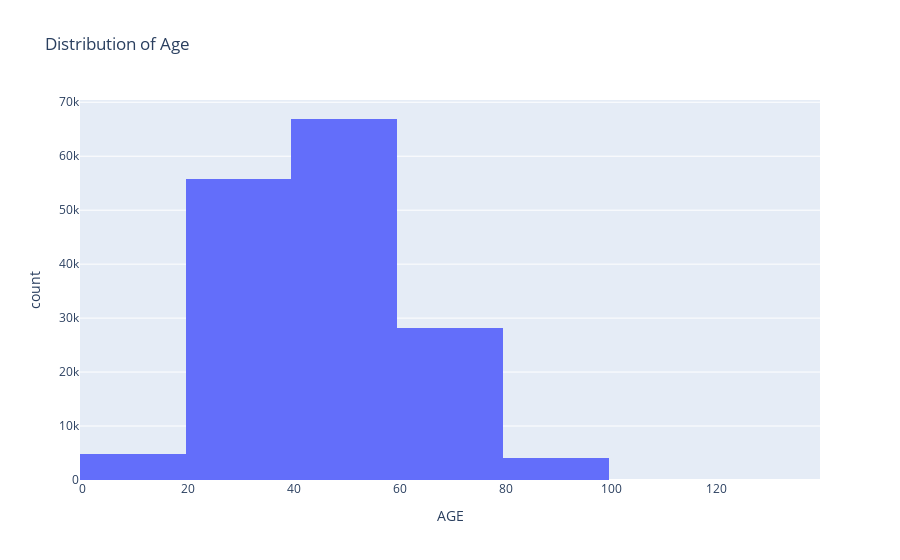

Notebook code for this chart:
### Markdown cell above
### QUESTION 4: Based on the above information, plot a histogram. [1m]

Use the same bin as in Question 2.

### Code cell
# your codes here...

fig = px.histogram(df, x="AGE", nbins=10, title="Distribution of Age")
fig.show()

### Figure 1 — Plotly figure (JSON) as saved in the notebook; plotly's stock layout.template omitted (floating-point values rounded to 4 significant figures; data arrays with more than 128 entries replaced by an {"elided": "..."} marker saying what was removed)
{"data": [{"alignmentgroup": "True", "bingroup": "x", "hovertemplate": "AGE=%{x}<br>count=%{y}<extra></extra>", "legendgroup": "", "marker": {"color": "#636efa", "pattern": {"shape": ""}}, "name": "", "nbinsx": 10, "offsetgroup": "", "orientation": "v", "showlegend": false, "type": "histogram", "x": {"elided": "159793 int values"}, "xaxis": "x", "yaxis": "y"}], "layout": {"barmode": "relative", "legend": {"tracegroupgap": 0}, "title": {"text": "Distribution of Age"}, "xaxis": {"anchor": "y", "domain": [0, 1], "title": {"text": "AGE"}}, "yaxis": {"anchor": "x", "domain": [0, 1], "title": {"text": "count"}}}}
